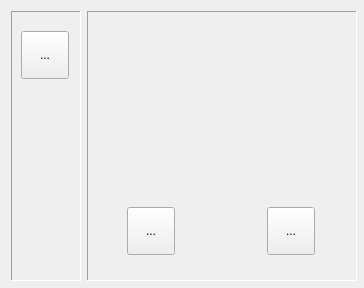
<?xml version="1.0" encoding="UTF-8"?>
<ui version="4.0">
 <class>regulator_widget</class>
 <widget class="QWidget" name="regulator_widget">
  <property name="geometry">
   <rect>
    <x>0</x>
    <y>0</y>
    <width>364</width>
    <height>288</height>
   </rect>
  </property>
  <property name="sizePolicy">
   <sizepolicy hsizetype="Fixed" vsizetype="Fixed">
    <horstretch>0</horstretch>
    <verstretch>0</verstretch>
   </sizepolicy>
  </property>
  <property name="minimumSize">
   <size>
    <width>364</width>
    <height>288</height>
   </size>
  </property>
  <property name="windowTitle">
   <string>Form</string>
  </property>
  <layout class="QHBoxLayout" name="horizontalLayout">
   <item>
    <widget class="QFrame" name="frame">
     <property name="sizePolicy">
      <sizepolicy hsizetype="Fixed" vsizetype="Fixed">
       <horstretch>0</horstretch>
       <verstretch>0</verstretch>
      </sizepolicy>
     </property>
     <property name="minimumSize">
      <size>
       <width>70</width>
       <height>270</height>
      </size>
     </property>
     <property name="frameShape">
      <enum>QFrame::Panel</enum>
     </property>
     <property name="frameShadow">
      <enum>QFrame::Sunken</enum>
     </property>
     <widget class="QToolButton" name="btPower">
      <property name="geometry">
       <rect>
        <x>10</x>
        <y>20</y>
        <width>48</width>
        <height>48</height>
       </rect>
      </property>
      <property name="minimumSize">
       <size>
        <width>48</width>
        <height>48</height>
       </size>
      </property>
      <property name="text">
       <string>...</string>
      </property>
      <property name="checkable">
       <bool>true</bool>
      </property>
      <property name="checked">
       <bool>false</bool>
      </property>
     </widget>
    </widget>
   </item>
   <item>
    <widget class="QFrame" name="regulatorFrame">
     <property name="sizePolicy">
      <sizepolicy hsizetype="Fixed" vsizetype="Fixed">
       <horstretch>0</horstretch>
       <verstretch>0</verstretch>
      </sizepolicy>
     </property>
     <property name="minimumSize">
      <size>
       <width>270</width>
       <height>270</height>
      </size>
     </property>
     <property name="frameShape">
      <enum>QFrame::Panel</enum>
     </property>
     <property name="frameShadow">
      <enum>QFrame::Sunken</enum>
     </property>
     <widget class="QWidget" name="wLedMain" native="true">
      <property name="geometry">
       <rect>
        <x>180</x>
        <y>30</y>
        <width>49</width>
        <height>48</height>
       </rect>
      </property>
      <property name="minimumSize">
       <size>
        <width>48</width>
        <height>48</height>
       </size>
      </property>
     </widget>
     <widget class="QWidget" name="">
      <property name="geometry">
       <rect>
        <x>40</x>
        <y>140</y>
        <width>50</width>
        <height>104</height>
       </rect>
      </property>
      <layout class="QVBoxLayout" name="verticalLayout">
       <item>
        <widget class="QWidget" name="wSensor1" native="true">
         <property name="minimumSize">
          <size>
           <width>48</width>
           <height>48</height>
          </size>
         </property>
        </widget>
       </item>
       <item>
        <widget class="QToolButton" name="btSensor1">
         <property name="minimumSize">
          <size>
           <width>48</width>
           <height>48</height>
          </size>
         </property>
         <property name="text">
          <string>...</string>
         </property>
         <property name="iconSize">
          <size>
           <width>32</width>
           <height>32</height>
          </size>
         </property>
        </widget>
       </item>
      </layout>
     </widget>
     <widget class="QWidget" name="">
      <property name="geometry">
       <rect>
        <x>180</x>
        <y>140</y>
        <width>50</width>
        <height>104</height>
       </rect>
      </property>
      <layout class="QVBoxLayout" name="verticalLayout_2">
       <item>
        <widget class="QWidget" name="wSensor2" native="true">
         <property name="minimumSize">
          <size>
           <width>48</width>
           <height>48</height>
          </size>
         </property>
        </widget>
       </item>
       <item>
        <widget class="QToolButton" name="btSensor2">
         <property name="minimumSize">
          <size>
           <width>48</width>
           <height>48</height>
          </size>
         </property>
         <property name="text">
          <string>...</string>
         </property>
         <property name="iconSize">
          <size>
           <width>32</width>
           <height>32</height>
          </size>
         </property>
        </widget>
       </item>
      </layout>
     </widget>
    </widget>
   </item>
  </layout>
 </widget>
 <resources/>
 <connections/>
</ui>
